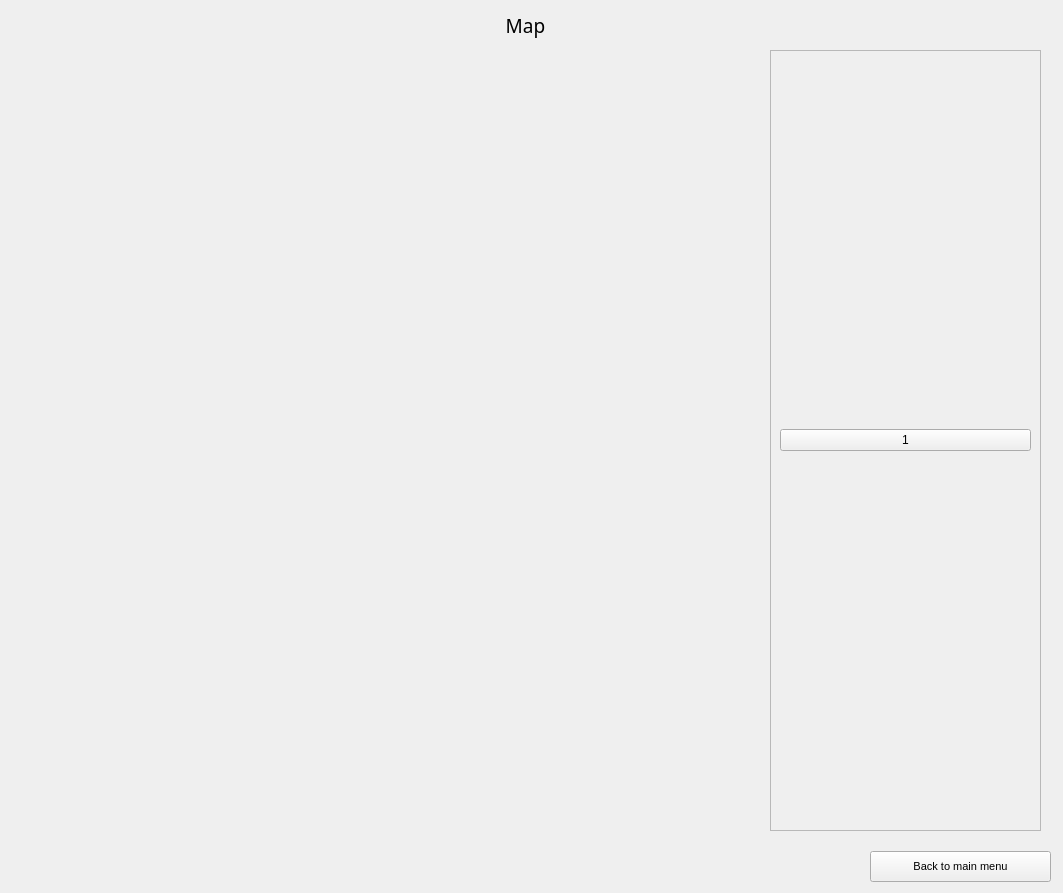
<?xml version="1.0" encoding="UTF-8"?>
<ui version="4.0">
 <class>MapWindow</class>
 <widget class="QMainWindow" name="MapWindow">
  <property name="geometry">
   <rect>
    <x>0</x>
    <y>0</y>
    <width>1063</width>
    <height>893</height>
   </rect>
  </property>
  <property name="windowTitle">
   <string>MapWindow</string>
  </property>
  <widget class="QWidget" name="centralwidget">
   <widget class="QLabel" name="label_2">
    <property name="geometry">
     <rect>
      <x>40</x>
      <y>10</y>
      <width>971</width>
      <height>31</height>
     </rect>
    </property>
    <property name="font">
     <font>
      <family>News706 BT</family>
      <pointsize>14</pointsize>
     </font>
    </property>
    <property name="text">
     <string>Map</string>
    </property>
    <property name="alignment">
     <set>Qt::AlignCenter</set>
    </property>
   </widget>
   <widget class="QWidget" name="verticalLayoutWidget">
    <property name="geometry">
     <rect>
      <x>10</x>
      <y>50</y>
      <width>743</width>
      <height>281</height>
     </rect>
    </property>
    <layout class="QVBoxLayout" name="verticalLayout_map"/>
   </widget>
   <widget class="QWidget" name="layoutWidget">
    <property name="geometry">
     <rect>
      <x>10</x>
      <y>850</y>
      <width>1041</width>
      <height>33</height>
     </rect>
    </property>
    <layout class="QHBoxLayout" name="horizontalLayout">
     <item>
      <spacer name="horizontalSpacer">
       <property name="minimumSize">
        <size>
         <width>181</width>
         <height>31</height>
        </size>
       </property>
       <property name="maximumSize">
        <size>
         <width>16777215</width>
         <height>31</height>
        </size>
       </property>
       <property name="orientation">
        <enum>Qt::Horizontal</enum>
       </property>
       <property name="sizeHint" stdset="0">
        <size>
         <width>568</width>
         <height>28</height>
        </size>
       </property>
      </spacer>
     </item>
     <item>
      <widget class="QPushButton" name="pushButton">
       <property name="minimumSize">
        <size>
         <width>181</width>
         <height>31</height>
        </size>
       </property>
       <property name="maximumSize">
        <size>
         <width>16777215</width>
         <height>31</height>
        </size>
       </property>
       <property name="font">
        <font>
         <pointsize>8</pointsize>
        </font>
       </property>
       <property name="text">
        <string notr="true">Back to main menu</string>
       </property>
      </widget>
     </item>
    </layout>
   </widget>
   <widget class="QScrollArea" name="scrollArea">
    <property name="geometry">
     <rect>
      <x>770</x>
      <y>50</y>
      <width>271</width>
      <height>781</height>
     </rect>
    </property>
    <property name="frameShadow">
     <enum>QFrame::Raised</enum>
    </property>
    <property name="widgetResizable">
     <bool>true</bool>
    </property>
    <widget class="QWidget" name="scrollAreaWidgetContents">
     <property name="geometry">
      <rect>
       <x>0</x>
       <y>0</y>
       <width>269</width>
       <height>779</height>
      </rect>
     </property>
     <layout class="QVBoxLayout" name="verticalLayout" stretch="0">
      <property name="sizeConstraint">
       <enum>QLayout::SetDefaultConstraint</enum>
      </property>
      <item>
       <widget class="QPushButton" name="pushButton_2">
        <property name="layoutDirection">
         <enum>Qt::LeftToRight</enum>
        </property>
        <property name="text">
         <string>1</string>
        </property>
       </widget>
      </item>
     </layout>
    </widget>
   </widget>
   <widget class="QWidget" name="gridLayoutWidget">
    <property name="geometry">
     <rect>
      <x>10</x>
      <y>350</y>
      <width>743</width>
      <height>473</height>
     </rect>
    </property>
    <layout class="QGridLayout" name="gridLayout_pic">
     <item row="0" column="0">
      <widget class="QLabel" name="label">
       <property name="minimumSize">
        <size>
         <width>741</width>
         <height>471</height>
        </size>
       </property>
       <property name="maximumSize">
        <size>
         <width>741</width>
         <height>471</height>
        </size>
       </property>
       <property name="text">
        <string/>
       </property>
       <property name="pixmap">
        <pixmap resource="../../output data/pictures/img.qrc">:/img/DJI_0295.jpg</pixmap>
       </property>
       <property name="scaledContents">
        <bool>true</bool>
       </property>
      </widget>
     </item>
    </layout>
   </widget>
  </widget>
 </widget>
 <resources>
  <include location="../../output data/pictures/img.qrc"/>
 </resources>
 <connections/>
</ui>
